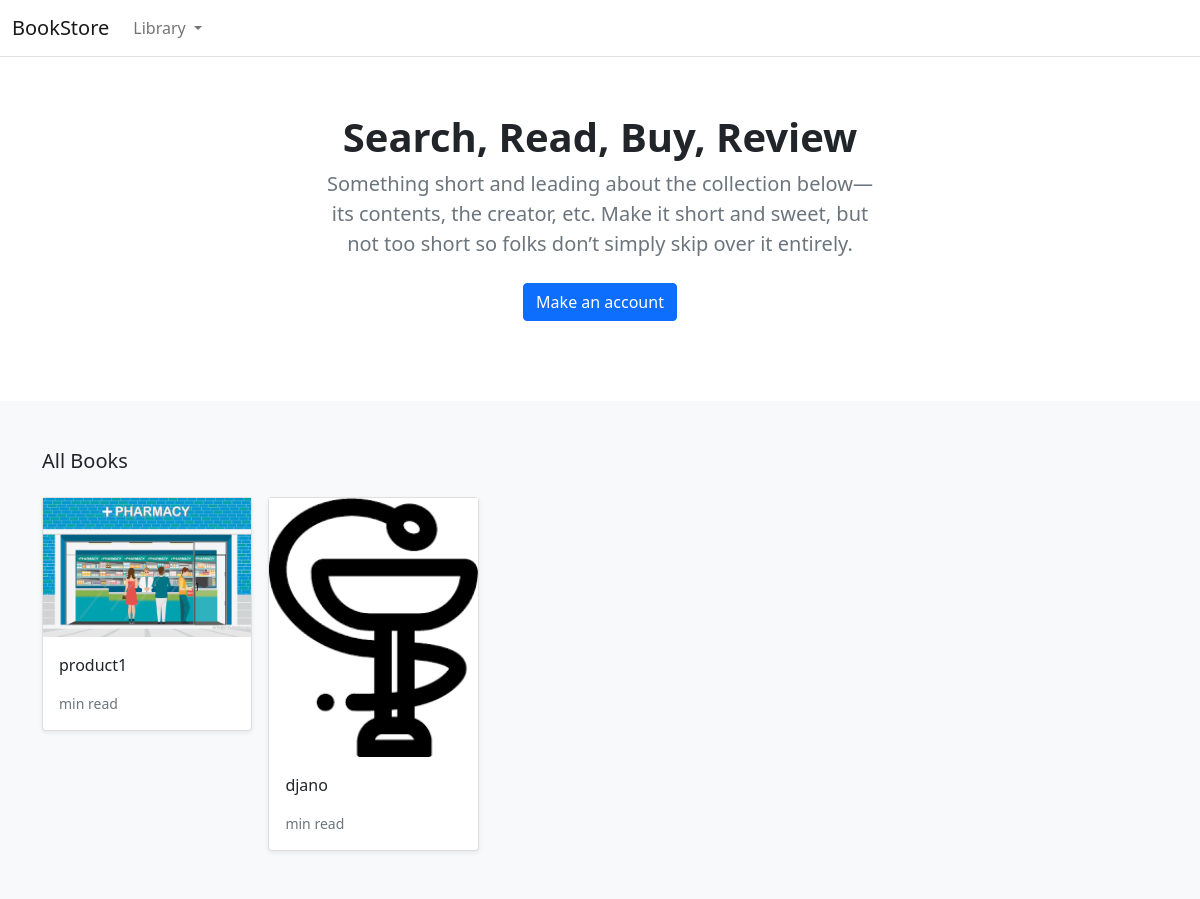
Before: / with the older database file.
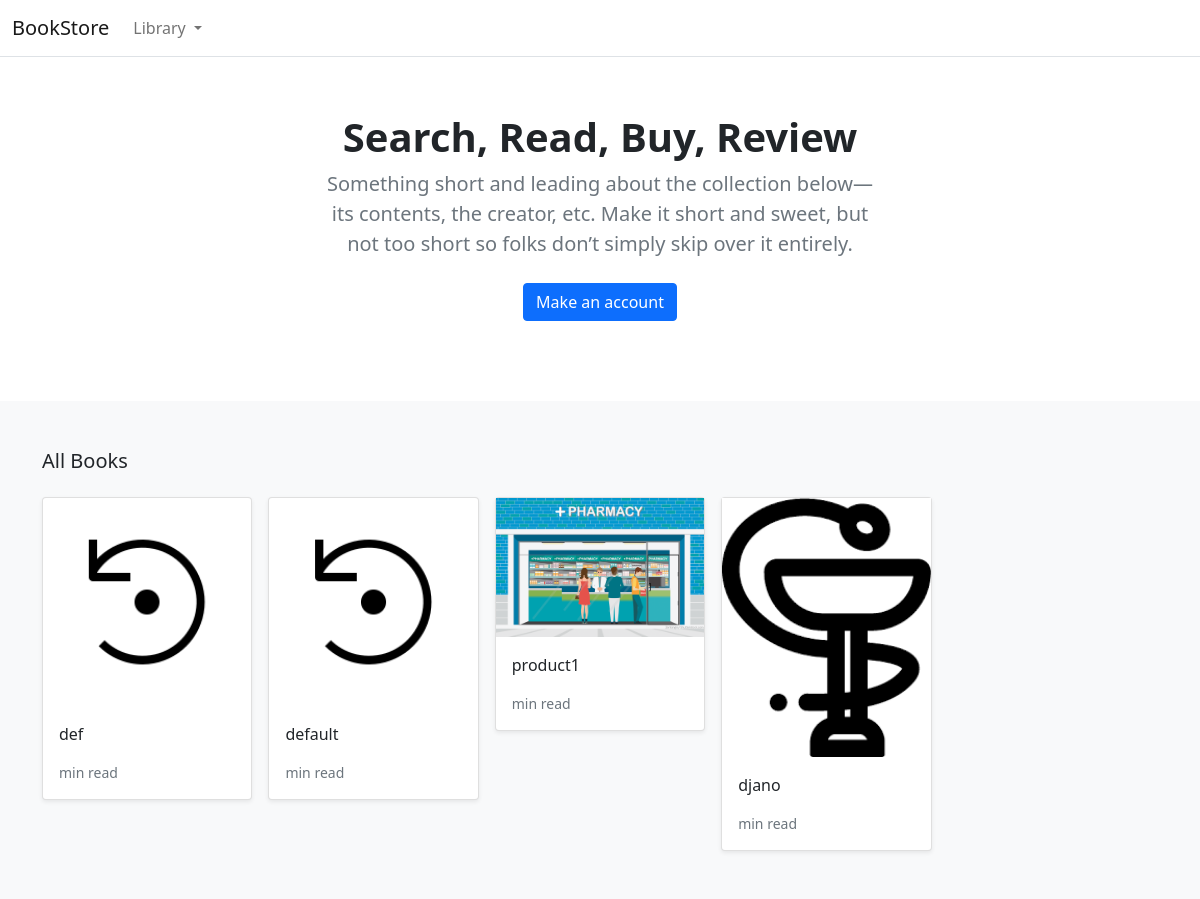
After: the same page with the newer database file.
### store/models.py (models this page shows, shortened)
class Product(models.Model):
    category = models.ForeignKey(Category,related_name='product', on_delete=models.CASCADE)
    created_by = models.ForeignKey(User,on_delete=models.CASCADE,related_name='product_creator')
    title = models.CharField(max_length=255)
    author = models.CharField(max_length=255,default='admin')
    decription = models.TextField(blank=True)
    image =  models.ImageField(upload_to='images/' ,default='images/default.png')
    slug = models.SlugField(max_length=255)
    price = models.DecimalField(max_digits=4, decimal_places=2)
    in_stock = models.BooleanField(default=True)
    is_active = models.BooleanField(default=True)
    created = models.DateTimeField(auto_now_add=True)
    updated = models.DateTimeField(auto_now=True)
    objects = models.Manager()
    products = ProductManager()
    class Meta :
        verbose_name_plural = 'Products'
        ordering = ('-created',)
    def get_absolute_url(self):
        return reverse('store:product_detail',args=[self.slug])

### store/views.py (the view)
# urls.py: path('',views.product_all,name="product_all"),
def product_all(request):
    products = Product.products.all()
    return render(request,'store/home.html',{'products':products})

### store/context_processors.py (called while the page is built)
def categories(request):
    return {
        'categories': Category.objects.all()
    }

### store/models.py (called while the page is built)
    def get_queryset(self):
        return super (ProductManager,self).get_queryset().filter(is_active=True)

    def get_absolute_url(self):
        return reverse('store:category_list',args=[self.slug])

### templates/store/home.html (shortened to what this page needs)
{% extends "./base.html" %}
{% load static %}
{% block content %}
<main>
  <section class="py-5 text-center container">
    <div class="row py-lg-2">
      <div class="col-lg-6 col-md-8 mx-auto">
        <h1 class="h1 fw-bold">Search, Read, Buy, Review</h1>
        <p class="lead text-muted">Something short and leading about the collection below—its contents, the creator,
          etc. Make it short and sweet, but not too short so folks don’t simply skip over it entirely.</p>
        <p>
          <a href="#" class="btn btn-primary my-2">Make an account</a>
        </p>
      </div>
    </div>
  </section>
  <div class="album py-5 bg-light">
    <div class="container">
      <div class="pb-3 h5">All Books</div>
      <div class="row row-cols-1 row-cols-sm-2 row-cols-md-5 g-3">
        {% for product in products %}
        <div class="col">
          <div class="card shadow-sm">
            <img class="img-fluid" alt="Responsive image" src="{{ product.image.url }}">
            <div class="card-body">
              <p class="card-text">
                <a class="text-dark text-decoration-none" href="{{ product.get_absolute_url }}">{{ product.title }}</a>
              </p>
              <div class="d-flex justify-content-between align-items-center">
                <small class="text-muted">min read</small>
              </div>
            </div>
          </div>
        </div>
        {% endfor %}
      </div>
    </div>
  </div>
  {% endblock %}

### templates/store/base.html (shortened to what this page needs)
{% load static %}
<!DOCTYPE html>
<html>
<head>
    <link href="https://cdn.jsdelivr.net/npm/bootstrap@5.0.0-beta1/dist/css/bootstrap.min.css" rel="stylesheet">
</head>
<body>
    <header>
        <nav class="navbar navbar-expand-md navbar-light bg-white border-bottom">
            <div class="container-fluid">
                <a class="navbar-brand" href="/">BookStore</a>
                <div class="collapse navbar-collapse" id="navbarCollapse">
                    <ul class="navbar-nav me-auto mb-2 mb-md-0">
                        <li class="nav-item dropdown">
                            <a class="nav-link dropdown-toggle" href="#" id="navbarDropdown" role="button"
                                data-bs-toggle="dropdown" aria-expanded="false">
                                Library
                            </a>
                        </li>
                    </ul>
                </div>
            </div>
        </nav>
    </header>
    <div id="content">{% block content %} {% endblock %}</div>
</body>
</html>

Changed rows visible on the page:
added Product: image (placeholder picture), title "def"
added Product: image (placeholder picture), title "default"
